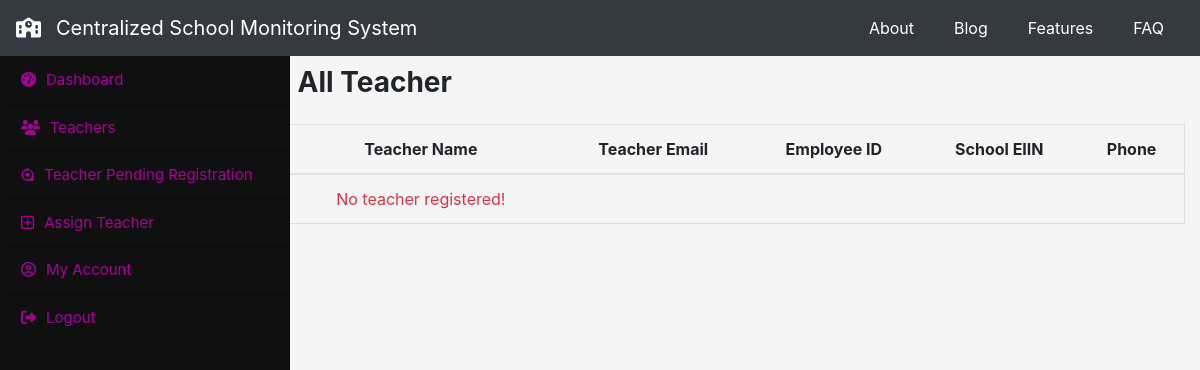
Before: /headmaster/allteacher (signed in) with the older database file.
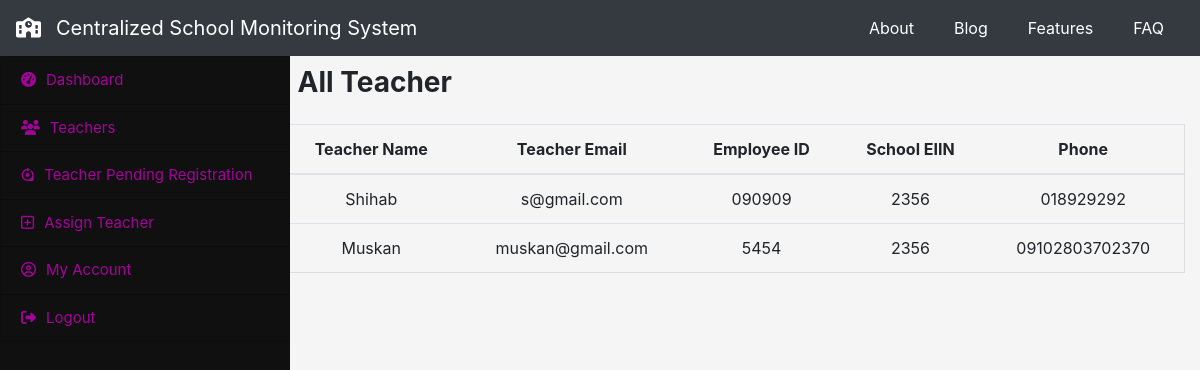
After: the same page with the newer database file.
### initapp/models.py (models this page shows, shortened)
class teacher_account(models.Model):
    t_fullname = models.CharField(max_length=100, blank=False, null=False)
    t_email = models.CharField(max_length=100, blank=False, null=False)
    t_empid = models.CharField(max_length=100, primary_key=True)
    t_pass = models.CharField(max_length=50, blank=False, null=False)
    t_phone = models.CharField(max_length=50, blank=False, null=False)
    sch_eiin = models.CharField(
        max_length=25, blank=False, null=False, default=None)

### headmaster/views.py (the view)
# urls.py: path('allteacher', views.allteachers, name="allteachers"),
def allteachers(request):
    he = headmaster_account.objects.get(
        h_empid=request.session.get('headmaster_eid'))
    t_list = teacher_account.objects.filter(sch_eiin=he.sch_eiin)
    return render(request, 'headmaster/allteacher.html', {'teacher': t_list})

### headmaster/templates/headmaster/allteacher.html
{% extends 'headmaster/h_base.html' %}
{% block content %}
<div>
  <h3 class="font-weight-bold mb-4 d-inline-block">All Teacher</h3>
</div>
<div class="row allteacher">
  <table class="table" style="text-align: center;">
    <thead>
      <tr>
        <th scope="col">Teacher Name</th>
        <th scope="col">Teacher Email</th>
        <th scope="col">Employee ID</th>
        <th scope="col">School EIIN</th>
        <th scope="col">Phone</th>
      </tr>
    </thead>
    <tbody>
      {% for teacher in teacher %}
      <tr>
        <td>{{ teacher.t_fullname }}</td>
        <td>{{ teacher.t_email}}</td>
        <td>{{ teacher.t_empid }}</td>
        <td>{{ teacher.sch_eiin}}</td>
        <td> {{ teacher.t_phone }}</td>
      </tr>
      {% endfor %}
      {% if not teacher %}
      <td class="text-danger text-center">No teacher registered!</td>
      {% endif %}
    </tbody>
  </table>
</div>
{% endblock %}

Changed rows visible on the page:
added teacher_account: t_fullname "Shihab", t_email "s@gmail.com", t_empid "090909", sch_eiin "2356", t_phone "018929292"
added teacher_account: t_fullname "Muskan", t_email "muskan@gmail.com", t_empid "5454", sch_eiin "2356", t_phone "09102803702370"
Other visible differences:
text no longer shown: "No teacher registered!"
